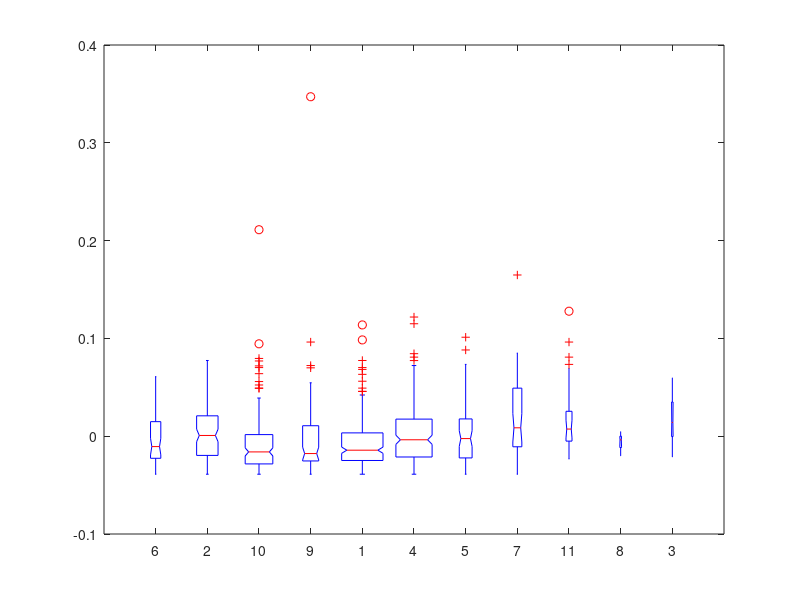

Source code (MATLAB): (Note: this script raises an error after producing the figure.)



clc
clear
close all
 load('FigS11.mat')




%BrainAreaA-BrainAreaB
BrainArea([find(BrainArea==1);find(BrainArea==2);find(BrainArea==10)])=1; % acc
BrainArea([find(BrainArea==3);find(BrainArea==4);find(BrainArea==9);find(BrainArea==13)])=2; %pfc
BrainArea([find(BrainArea==5);find(BrainArea==7);find(BrainArea==8);find(BrainArea==11)])=3;  %hpc
BrainArea([find(BrainArea==6);find(BrainArea==12)])=4; %a1

% step 1, calculate the CPs and put them on to the allcellsmatrics
tempSessionId=allcellsmatrics(:,1)+allcellsmatrics(:,2)*10;
for i=1:size(TheOverallInfor,2)
if size(TheOverallInfor{5,i},1)<10 || size(TheOverallInfor{5,i},1)~=length(find(tempSessionId==TheOverallInfor{1,i}))
    'bad'
    TheOverallInfor{1,i}
end
end

allcellsmatrics=[allcellsmatrics,zeros(2687,4)*nan];
for i=1:23 % the upper part is the hint
    tempConnectionMatricx=TheOverallInfor{5,i};
    % outR inR connecR sS
    tempConnectionMatricx=abs(tempConnectionMatricx);
    tempConnectionMatricx(isnan(tempConnectionMatricx))=0;
    tempConnectionMatricx(tempConnectionMatricx>0)=1;
    tempoutR = sum(tempConnectionMatricx,2)/size(TheOverallInfor{5,i},1);
    tempinR  = sum(tempConnectionMatricx)'/size(TheOverallInfor{5,i},1);
    tempconnecR=tempoutR+tempinR;
    tempsS=(tempoutR-tempinR)./tempconnecR;
    temp=[tempoutR,tempinR,tempconnecR,tempsS];
    allcellsmatrics(find(tempSessionId==TheOverallInfor{1,i}),15:18)=temp;
end

%  get the MIs-CPs of the A session and B session
CrossDay=1
tempA=[]
tempB=[]
BrainAreaA=[];
BrainAreaB=[];
TypeA=[];
% this is the special code added 251014


for i=1:10
    for j=1:i
        if (TheOverallInfor{3,i}-TheOverallInfor{3,j})<=1 && (TheOverallInfor{3,i}-TheOverallInfor{3,j})>=1
            temppaires=RegesterMZ{i,j};
            for k=1:size(temppaires,1)
                temp1=intersect(find(temppaires(k,2)==ids),find(tempSessionId==TheOverallInfor{1,i}));
                temp2=intersect(find(temppaires(k,1)==ids),find(tempSessionId==TheOverallInfor{1,j}));
                if length(temp1)==1 && length(temp2)==1
                tempB=[tempB;allcellsmatrics(temp1,:)];
                BrainAreaB=[BrainAreaB;BrainArea(temp1)];
                
                tempA=[tempA;allcellsmatrics(temp2,:)];
                BrainAreaA=[BrainAreaA;BrainArea(temp2)];
TypeA=[TypeA;labels(temp2)];

                end
            end
        end
    end
end
for i=11:23
    for j=11:i
        if (TheOverallInfor{3,i}-TheOverallInfor{3,j})<=1 && (TheOverallInfor{3,i}-TheOverallInfor{3,j})>=1
            temppaires=RegesterXM{i-10,j-10};
            for k=1:size(temppaires,1)
                temp1=intersect(find(temppaires(k,2)==ids),find(tempSessionId==TheOverallInfor{1,i}));
                temp2=intersect(find(temppaires(k,1)==ids),find(tempSessionId==TheOverallInfor{1,j}));
                if length(temp1)==1 && length(temp2)==1
                tempB=[tempB;allcellsmatrics(temp1,:)];
                BrainAreaB=[BrainAreaB;BrainArea(temp1)];
                
                tempA=[tempA;allcellsmatrics(temp2,:)];
                BrainAreaA=[BrainAreaA;BrainArea(temp2)];
TypeA=[TypeA;labels(temp2)];
                end
            end
        end
    end
end
delta=tempB-tempA;

% temp=find(BrainAreaA==1);
% temp=setdiff(1:length(BrainAreaA),temp); % exclude other brain areas
% tempA(temp,:)=[];
% tempB(temp,:)=[];
% delta(temp,:)=[];

temp=find(TypeA==-1);
tempA(temp,:)=[];
tempB(temp,:)=[];
delta(temp,:)=[];
TypeA(temp,:)=[];


%% 1

[p,t,s]=anova1(tempA(:,15),TypeA)
% spectial
s.gnames=s.gnames([2 6 10 4 11 5 9 7 1 3 8])
%s.gnames={'P';'T';'L';'R';'N'}
[~,b]=sort(s.means,'descend');
s.means=s.means(b);
s.gnames=s.gnames(b);
s.n=s.n(b);
figure(Position=[100,100,200,400])
%figure(Position=[100,100,140,140])
multcompare(s)


tempp=tempA(:,15);
close all
tempcolor=labels;
for i=1:11
    %tempcolor(find(labels==i),1)=nanmean(tempA(find(TypeA==i),18));
    tempcolor(find(labels==i),1)=nanmean(tempp(find(TypeA==i)));
end



a=setdiff(1:2687,find(labels==-1));

figure('Position',[100 100 400 400])
scatter(mappedX(a,1), mappedX(a,2), 12, tempcolor(a),'filled');
hold on
for i=1:max(labels)
    temp=find(labels==i);
    temp=mean(mappedX(temp,:));
    text(temp(1),temp(2),num2str(i))
end

%% 2

[p,t,s]=anova1(tempA(:,16),TypeA)
% spectial
s.gnames=s.gnames([2 6 10 4 11 5 9 7 1 3 8])
%s.gnames={'P';'T';'L';'R';'N'}
[~,b]=sort(s.means,'descend');
s.means=s.means(b);
s.gnames=s.gnames(b);
s.n=s.n(b);
figure(Position=[100,100,200,400])
%figure(Position=[100,100,140,140])
multcompare(s)


tempp=tempA(:,16);
close all
tempcolor=labels;
for i=1:11
    %tempcolor(find(labels==i),1)=nanmean(tempA(find(TypeA==i),18));
    tempcolor(find(labels==i),1)=nanmean(tempp(find(TypeA==i)));
end



a=setdiff(1:2687,find(labels==-1));

figure('Position',[100 100 400 400])
scatter(mappedX(a,1), mappedX(a,2), 12, tempcolor(a),'filled');
hold on
for i=1:max(labels)
    temp=find(labels==i);
    temp=mean(mappedX(temp,:));
    text(temp(1),temp(2),num2str(i))
end
%% 3

[p,t,s]=anova1(tempA(:,17),TypeA)
% spectial
s.gnames=s.gnames([2 6 10 4 11 5 9 7 1 3 8])
%s.gnames={'P';'T';'L';'R';'N'}
[~,b]=sort(s.means,'descend');
s.means=s.means(b);
s.gnames=s.gnames(b);
s.n=s.n(b);
figure(Position=[100,100,200,400])
%figure(Position=[100,100,140,140])
multcompare(s)


tempp=tempA(:,17);
close all
tempcolor=labels;
for i=1:11
    %tempcolor(find(labels==i),1)=nanmean(tempA(find(TypeA==i),18));
    tempcolor(find(labels==i),1)=nanmean(tempp(find(TypeA==i)));
end



a=setdiff(1:2687,find(labels==-1));

figure('Position',[100 100 400 400])
scatter(mappedX(a,1), mappedX(a,2), 12, tempcolor(a),'filled');
hold on
for i=1:max(labels)
    temp=find(labels==i);
    temp=mean(mappedX(temp,:));
    text(temp(1),temp(2),num2str(i))
end


%% 4

[p,t,s]=anova1(tempA(:,18),TypeA)
% spectial
s.gnames=s.gnames([2 6 10 4 11 5 9 7 1 3 8])
%s.gnames={'P';'T';'L';'R';'N'}
[~,b]=sort(s.means,'descend');
s.means=s.means(b);
s.gnames=s.gnames(b);
s.n=s.n(b);
figure(Position=[100,100,200,400])
%figure(Position=[100,100,140,140])
multcompare(s)


tempp=tempA(:,18);

tempcolor=labels;
for i=1:11
    %tempcolor(find(labels==i),1)=nanmean(tempA(find(TypeA==i),18));
    tempcolor(find(labels==i),1)=nanmean(tempp(find(TypeA==i)));
end



a=setdiff(1:2687,find(labels==-1));

figure('Position',[100 100 400 400])
scatter(mappedX(a,1), mappedX(a,2), 12, tempcolor(a),'filled');
hold on
for i=1:max(labels)
    temp=find(labels==i);
    temp=mean(mappedX(temp,:));
    text(temp(1),temp(2),num2str(i))
end

%% 5
close all
%[p,t,s]=anova1(tempA(:,18),TypeA)
tempp=delta(:,3:6);
tempp=sqrt(sum(tempp.*tempp,2));
[p,t,s]=anova1(tempp,TypeA)


% spectial
s.gnames=s.gnames([2 6 10 4 11 5 9 7 1 3 8])
%s.gnames={'P';'T';'L';'R';'N'}
[~,b]=sort(s.means,'descend');
s.means=s.means(b);
s.gnames=s.gnames(b);
s.n=s.n(b);
figure(Position=[100,100,200,400])
%figure(Position=[100,100,140,140])
multcompare(s)





tempp=delta(:,3:6);
tempp=sqrt(sum(tempp.*tempp,2));

tempcolor=labels;
for i=1:11
    %tempcolor(find(labels==i),1)=nanmean(tempA(find(TypeA==i),18));
    tempcolor(find(labels==i),1)=nanmean(tempp(find(TypeA==i)));
end



a=setdiff(1:2687,find(labels==-1));

figure('Position',[100 100 400 400])
scatter(mappedX(a,1), mappedX(a,2), 12, tempcolor(a),'filled');
hold on
for i=1:max(labels)
    temp=find(labels==i);
    temp=mean(mappedX(temp,:));
    text(temp(1),temp(2),num2str(i))
end
